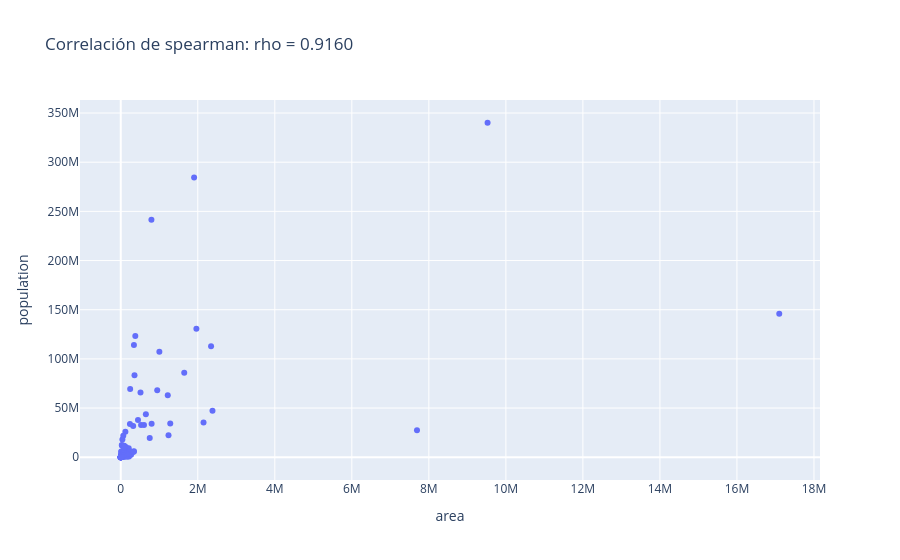

Source (notebook cell):
### Code cell
import matplotlib.pyplot as plt
import plotly.express as px

fig = px.scatter(
    df_muestra_ordenada,
    x="area",
    y="population",
    hover_name="country",   # nombre principal al pasar el mouse
    hover_data={
        "region": True,
        "density": True,
        "area": True,
        "population": True
    },
    title=(f"Correlación de spearman: rho = {rho:.4f}")
)
fig.show()
#fig.show(renderer="browser")

### Figure 1 — Plotly figure (JSON) as saved in the notebook; plotly's stock layout.template omitted (floating-point values rounded to 4 significant figures; data arrays with more than 128 entries replaced by an {"elided": "..."} marker saying what was removed)
{"data": [{"customdata": {"elided": "100x2 mixed values"}, "hovertemplate": "<b>%{hovertext}</b><br><br>area=%{x}<br>population=%{y}<br>region=%{customdata[0]}<br>density=%{customdata[1]}<extra></extra>", "hovertext": ["Mali", "Tanzania", "British Indian Ocean Territory", "Zambia", "Egypt", "DR Congo", "Mauritius", "Djibouti", "São Tomé and Príncipe", "Republic of the Congo", "Seychelles", "Gambia", "Ivory Coast", "Cape Verde", "Gabon", "Burundi", "Algeria", "South Africa", "Mozambique", "Ghana", "Dominica", "British Virgin Islands", "Curaçao", "Saint Pierre and Miquelon", "Cayman Islands", "Aruba", "Peru", "Guyana", "Bahamas", "United States", "Cuba", "French Guiana", "Suriname", "Costa Rica", "Turks and Caicos Islands", "Grenada", "Anguilla", "Guadeloupe", "Saint Lucia", "Uruguay", "Mexico", "Honduras", "El Salvador", "Bouvet Island", "French Southern and Antarctic Lands", "Afghanistan", "United Arab Emirates", "Brunei", "North Korea", "Pakistan", "Timor-Leste", "Qatar", "Yemen", "Armenia", "Thailand", "Oman", "Kyrgyzstan", "Jordan", "Uzbekistan", "Bhutan", "Sri Lanka", "Saudi Arabia", "Philippines", "Indonesia", "Iran", "Japan", "Lebanon", "Netherlands", "Finland", "Greece", "North Macedonia", "Ireland", "Andorra", "United Kingdom", "Croatia", "Estonia", "Slovenia", "Belarus", "Russia", "Czechia", "Montenegro", "Germany", "Gibraltar", "Kosovo", "Belgium", "Latvia", "Hungary", "Jersey", "Portugal", "Ukraine", "Niue", "Palau", "Northern Mariana Islands", "American Samoa", "Tuvalu", "Australia", "Samoa", "French Polynesia", "Fiji", "Pitcairn Islands"], "legendgroup": "", "marker": {"color": "#636efa", "symbol": "circle"}, "mode": "markers", "name": "", "orientation": "v", "showlegend": false, "type": "scatter", "x": [1240000.0, 947300.0, 60.0, 752600.0, 1002000.0, 2345000.0, 2040.0, 23200.0, 964.0, 342000.0, 452.0, 10690.0, 322500.0, 4033.0, 267700.0, 27830.0, 2382000.0, 1221000.0, 801600.0, 238500.0, 751.0, 151.0, 444.0, 242.0, 264.0, 180.0, 1285000.0, 215000.0, 13940.0, 9525000.0, 109900.0, 83530.0, 163800.0, 51100.0, 948.0, 344.0, 91.0, 1628.0, 616.0, 181000.0, 1964000.0, 112500.0, 21040.0, 49.0, 7747.0, 652200.0, 83600.0, 5765.0, 120500.0, 796100.0, 14870.0, 11590.0, 528000.0, 29740.0, 513100.0, 309500.0, 200000.0, 89340.0, 447400.0, 38390.0, 65610.0, 2150000.0, 342400.0, 1905000.0, 1648000.0, 377900.0, 10450.0, 41860.0, 338500.0, 132000.0, 25710.0, 70270.0, 468.0, 244400.0, 56590.0, 45230.0, 20270.0, 207600.0, 17100000.0, 78860.0, 13810.0, 357100.0, 6.0, 10910.0, 30530.0, 64560.0, 93030.0, 116.0, 92090.0, 603600.0, 260.0, 459.0, 464.0, 199.0, 26.0, 7692000.0, 2842.0, 4167.0, 18270.0, 47.0], "xaxis": "x", "y": [22395489, 68153004, 0, 19693423, 107271260, 112832000, 1243741, 1066809, 209607, 6142180, 122729, 2422712, 31719275, 491233, 2469296, 12332788, 47400000, 63100945, 34090466, 33742380, 67408, 39471, 156115, 5819, 84738, 107566, 34350244, 772975, 398165, 340110988, 9748007, 292354, 616500, 5309625, 50828, 109021, 16010, 378561, 184100, 3499451, 130575786, 9892632, 6029976, 0, 400, 43844000, 11294243, 455500, 25950000, 241499431, 1391221, 3173024, 32684503, 3076200, 65859640, 5343630, 7281800, 11734000, 37859698, 784043, 21763170, 35300280, 114123600, 284438782, 85961000, 123210000, 5490000, 18100436, 5650325, 10400720, 1822612, 5458600, 88406, 69281437, 3866233, 1369995, 2130638, 9109280, 146028325, 10882341, 623327, 83491249, 38000, 1585566, 11825551, 1829000, 9539502, 103267, 10749635, 32862000, 1681, 16733, 47329, 49710, 10643, 27536874, 205557, 279500, 900869, 35], "yaxis": "y"}], "layout": {"legend": {"tracegroupgap": 0}, "title": {"text": "Correlación de spearman: rho = 0.9160"}, "xaxis": {"anchor": "y", "domain": [0, 1], "title": {"text": "area"}}, "yaxis": {"anchor": "x", "domain": [0, 1], "title": {"text": "population"}}}}
